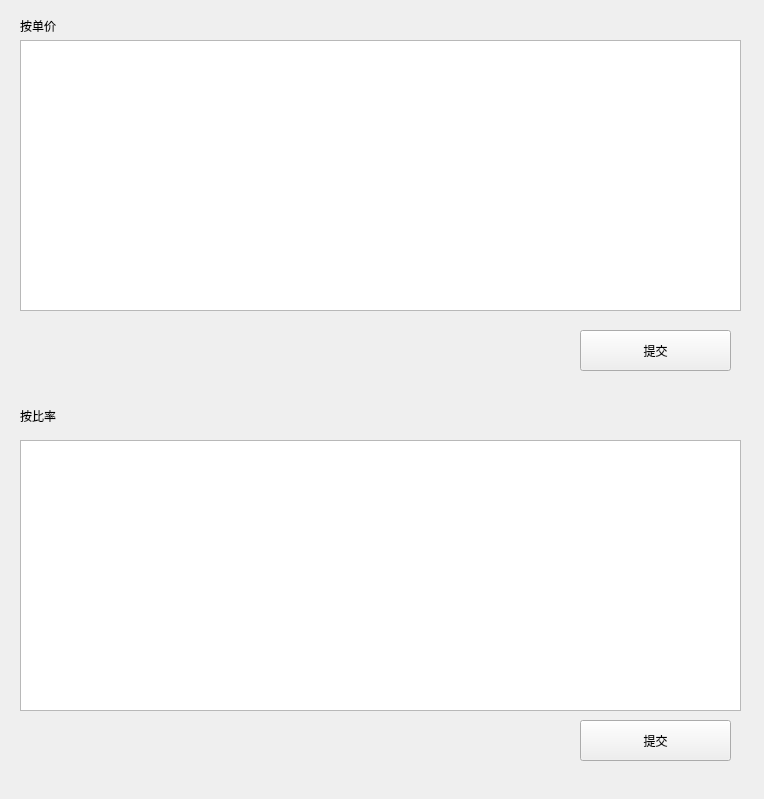
<?xml version="1.0" encoding="UTF-8"?>
<ui version="4.0">
 <class>Stat_AddCost</class>
 <widget class="QWidget" name="Stat_AddCost">
  <property name="windowModality">
   <enum>Qt::NonModal</enum>
  </property>
  <property name="geometry">
   <rect>
    <x>0</x>
    <y>0</y>
    <width>764</width>
    <height>799</height>
   </rect>
  </property>
  <property name="windowTitle">
   <string>成本数据补全</string>
  </property>
  <widget class="QPushButton" name="btn_submit">
   <property name="enabled">
    <bool>true</bool>
   </property>
   <property name="geometry">
    <rect>
     <x>580</x>
     <y>330</y>
     <width>151</width>
     <height>41</height>
    </rect>
   </property>
   <property name="text">
    <string>提交</string>
   </property>
  </widget>
  <widget class="QLabel" name="label">
   <property name="geometry">
    <rect>
     <x>20</x>
     <y>20</y>
     <width>54</width>
     <height>12</height>
    </rect>
   </property>
   <property name="text">
    <string>按单价</string>
   </property>
  </widget>
  <widget class="QLabel" name="label_2">
   <property name="geometry">
    <rect>
     <x>20</x>
     <y>410</y>
     <width>54</width>
     <height>12</height>
    </rect>
   </property>
   <property name="text">
    <string>按比率</string>
   </property>
  </widget>
  <widget class="QPushButton" name="btn_submit_rate">
   <property name="enabled">
    <bool>true</bool>
   </property>
   <property name="geometry">
    <rect>
     <x>580</x>
     <y>720</y>
     <width>151</width>
     <height>41</height>
    </rect>
   </property>
   <property name="text">
    <string>提交</string>
   </property>
  </widget>
  <widget class="QTableView" name="tableView_price">
   <property name="geometry">
    <rect>
     <x>20</x>
     <y>40</y>
     <width>721</width>
     <height>271</height>
    </rect>
   </property>
  </widget>
  <widget class="QTableView" name="tableView_rate">
   <property name="geometry">
    <rect>
     <x>20</x>
     <y>440</y>
     <width>721</width>
     <height>271</height>
    </rect>
   </property>
  </widget>
 </widget>
 <resources/>
 <connections/>
</ui>
